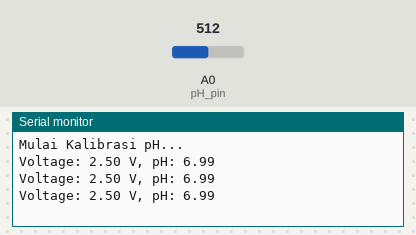
Recording of a sketch running on a simulated Arduino Uno, built with avr-gcc and run on an emulated ATmega328P. On the bench: the last lines printed to the serial monitor. The test bench sets the inputs (shaded band); at power-on: A0 (pH_pin) = 512.

Above: at 1.3 s.
1.4 s: A0 (pH_pin) set to 716
At 1.9 s:
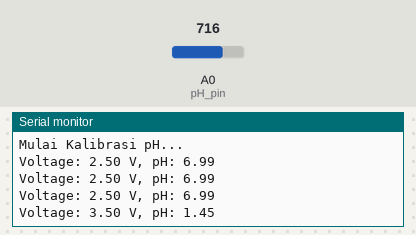
2.9 s: A0 (pH_pin) set to 900
At 3.4 s:
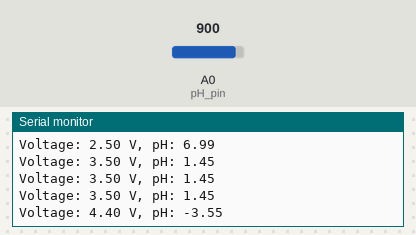
Timing chart, 0 to 5.9 s (numbered marks = the images above; inputs shaded):
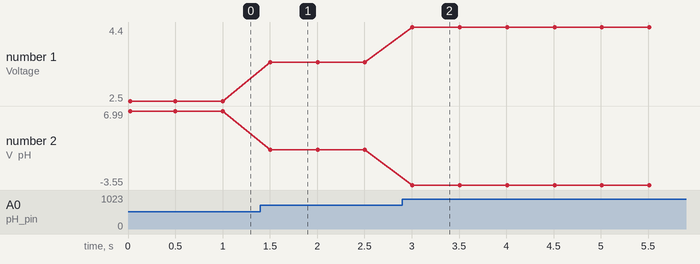

Measured:
- after the input at 1.4 s, the serial monitor: prints a new line after 0.10 s (image 1)
- after the input at 2.9 s, the serial monitor: prints a new line after 0.11 s (image 2)
- plotted number 1: 2.5 → 3.5 after the input at 1.4 s, 3.5 → 4.4 after the input at 2.9 s
- plotted number 2: 6.99 → 1.45 after the input at 1.4 s, 1.45 → -3.55 after the input at 2.9 s

The sketch:

bmduino.ino
```cpp
int pH_pin = A0; // Pin yang digunakan untuk sensor pH
int pH_Value;
float Voltage;
float pH;

void setup()
{
  Serial.begin(9600);
  pinMode(pH_pin, INPUT);
  Serial.println("Mulai Kalibrasi pH...");
}

void loop()
{
  // Membaca nilai analog dari sensor
  pH_Value = analogRead(pH_pin);

  // Mengonversi nilai analog menjadi tegangan
  Voltage = pH_Value * (5.0 / 1023.0);

  // Rumus sederhana untuk konversi tegangan ke pH
  // (slope dan intercept harus diperoleh dari kalibrasi)
  pH = 7.0 - ((Voltage - 2.5) / 0.18); // Contoh rumus sederhana

  // Menampilkan hasil tegangan dan nilai pH
  Serial.print("Voltage: ");
  Serial.print(Voltage);
  Serial.print(" V, ");
  Serial.print("pH: ");
  Serial.println(pH);

  delay(500);
}
```
